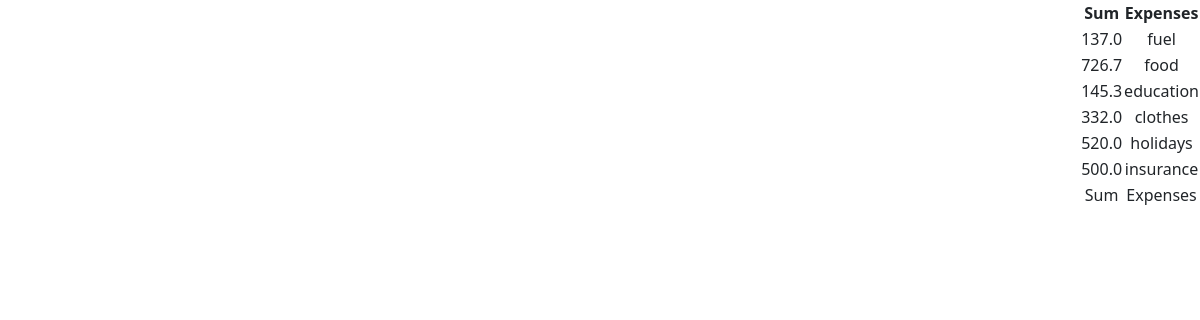
Screenshot of /summed with the database file from the repository.
### tables this page shows
CREATE TABLE "headlines" (
	`title_id`	VARCHAR ( 30 ) NOT NULL,
	`screen_id`	VARCHAR ( 30 ) NOT NULL,
	`title_h_name`	VARCHAR ( 30 ) NOT NULL,
	`title_e_name`	VARCHAR ( 30 ) NOT NULL,
	PRIMARY KEY(`title_id`,`screen_id`)
);

CREATE TABLE categories (category_id INTEGER UNIQUE NOT NULL PRIMARY KEY ASC AUTOINCREMENT, type VARCHAR (1) REFERENCES categories_type (type_id), category_h_name VARCHAR (50) NOT NULL, category_e_name VARCHAR (50) NOT NULL);

### app.py (the view)
@app.route('/summed')
def summed():
    user_lang = session.get("lang")
    if user_lang == 'he':
        rows = db.execute('''SELECT a.category_id,
                                sum(a.sum) as summed,
                                b.category_h_name as name
                        FROM expenses a,
                             categories b
                             where a.category_id = b.category_id
                             group by a.category_id
                             ORDER BY a.category_id''')
    else:
        rows = db.execute('''SELECT a.category_id,
                                        sum(a.sum) as summed,
                                        b.category_e_name as name
                                FROM expenses a,
                                     categories b
                                     where a.category_id = b.category_id
                                     group by a.category_id
                                     ORDER BY a.category_id''')
    if session.get("lang") == "he":
        headlines = db.execute('''SELECT title_id, title_h_name as name
                                               FROM headlines
                                               WHERE screen_id="summed"''')
    else:
        headlines = db.execute('''SELECT title_id, title_e_name as name
                                       FROM headlines
                                       WHERE screen_id="summed"''')
    dict_headlines = {}
    for headline in headlines:
        dict_headlines[headline['title_id']] = headline['name']
    return render_template("summed.html", rows=rows, user_lang=user_lang, headlines=dict_headlines)

### templates/summed.html (shortened to what this page needs)
{% if user_lang == "en" %}
    {% extends "layout.html" %}
{% else %}
    {% extends "layout_he.html" %}
{% endif %}
{% block body%}
<table>
    <thead>
        <tr>
            <th>{{ headlines["expenses"] }}</th>
            <th>{{ headlines["sum"] }}</th>
        </tr>
    </thead>
        {% for row in rows %}
            <tr>
                <td>{{ row.name }}</td>
                <td>{{ row.summed }}</td>
            </tr>
        {% endfor %}
    <tfoot>
        <tr>
            <td>{{ headlines["expenses"] }}</td>
            <td>{{ headlines["sum"] }}</td>
        </tr>
    </tfoot>
</table>
{% endblock %}

### rows the page displays
headlines: expenses "Expenses"
headlines: sum "Sum"
categories: name "fuel", summed "137.0"
categories: name "food", summed "726.7"
categories: name "education", summed "145.3"
categories: name "clothes", summed "332.0"
categories: name "holidays", summed "520.0"
categories: name "insurance", summed "500.0"
